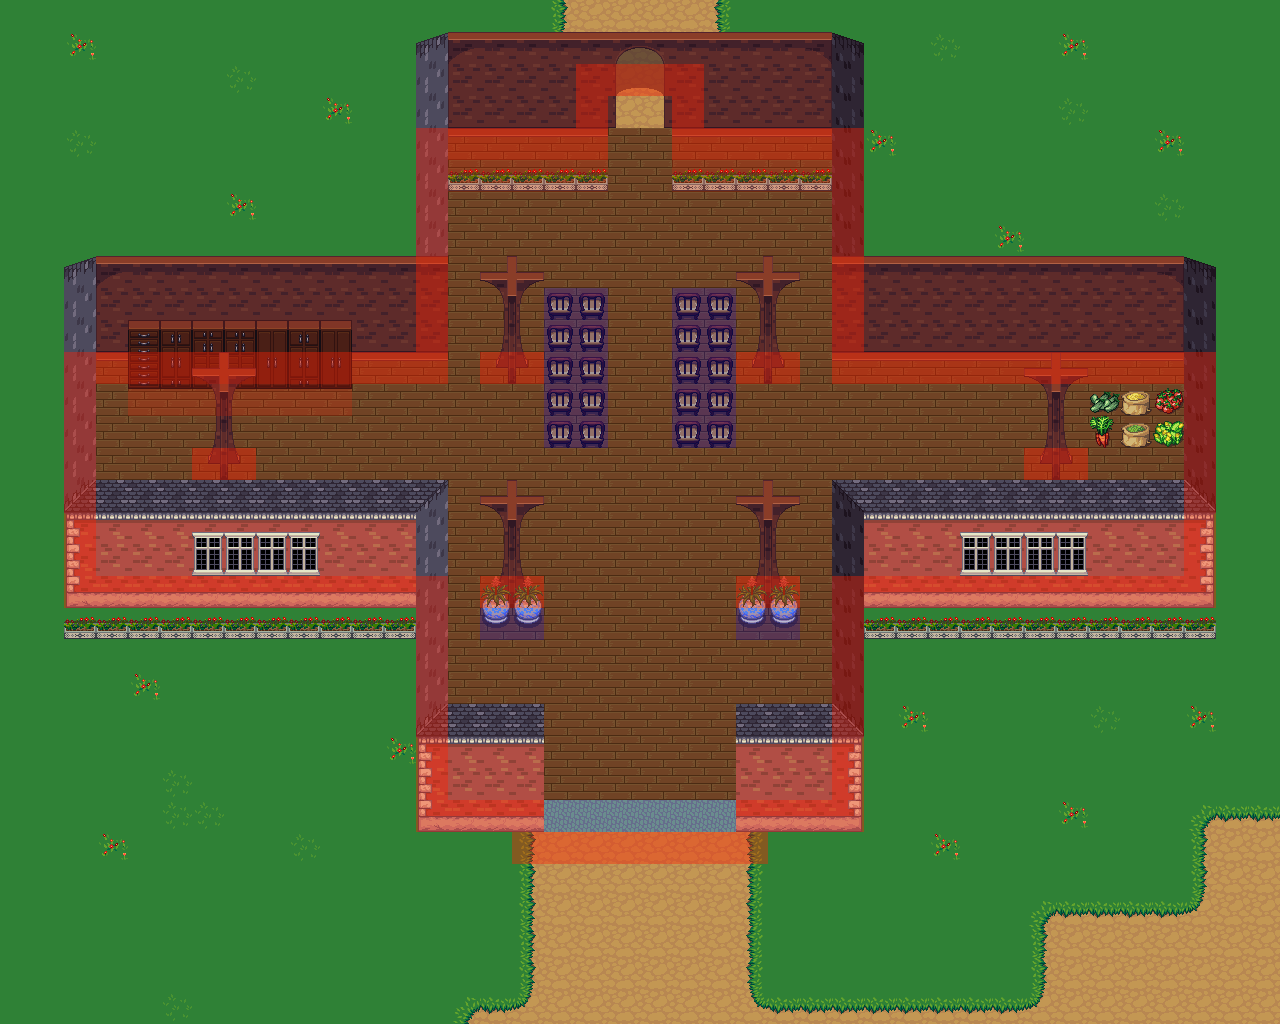

Below is a game level as drawn by its tile map, then a one-line description and the .tmx that defines it (tile-layer data replaced by summaries):
An orthogonal 40x32 tile map with 32x32 px tiles, 3 tile layers (background, object, collision), 4 tilesets and 3 objects (2x teleport, deacon).

<map version="1.0" orientation="orthogonal" width="40" height="32" tilewidth="32" tileheight="32">
 <properties>
  <property name="music" value="calmtown.ogg" />
  <property name="tileset" value="interior.txt" />
  <property name="title" value="Church" />
 </properties>
 <tileset firstgid="1" name="tiled_collision" tilewidth="32" tileheight="32">
  <image source="tiled_collision.png" width="480" height="32" />
 </tileset>
 <tileset firstgid="16" name="interior_background" tilewidth="32" tileheight="32">
  <image source="interior tiles/interior_background.png" width="864" height="832" />
 </tileset>
 <tileset firstgid="718" name="intfurniture" tilewidth="32" tileheight="64">
  <image source="interior tiles/intfurniture.png" width="671" height="512" />
 </tileset>
 <tileset firstgid="878" name="interiorbuildings" tilewidth="32" tileheight="128">
  <image source="interior tiles/interiorbuildings.png" width="672" height="768" />
 </tileset>
 <layer name="background" width="40" height="32">
  <data>[1280 cells, 1280 non-empty, 12 distinct tile ids]</data>
 </layer>
 <layer name="object" width="40" height="32">
  <data>[1280 cells, 187 non-empty, 30 distinct tile ids]</data>
 </layer>
 <layer name="collision" width="40" height="32">
  <data>[1280 cells, 171 non-empty, 3 distinct tile ids]</data>
 </layer>
 <objectgroup name="npc" width="40" height="32">
  <object name="Deacon" type="deacon" x="256" y="416" width="32" height="32" />
 </objectgroup>
 <objectgroup name="event" width="40" height="32">
  <object name="Teleport to Graveyard" type="teleport" x="608" y="96" width="64" height="32">
   <properties>
    <property name="intermap" value="laurelia.txt,35,63" />
   </properties>
  </object>
  <object name="Teleport to road" type="teleport" x="544" y="800" width="192" height="32">
   <properties>
    <property name="intermap" value="laurelia.txt,35,77" />
   </properties>
  </object>
 </objectgroup>
</map>